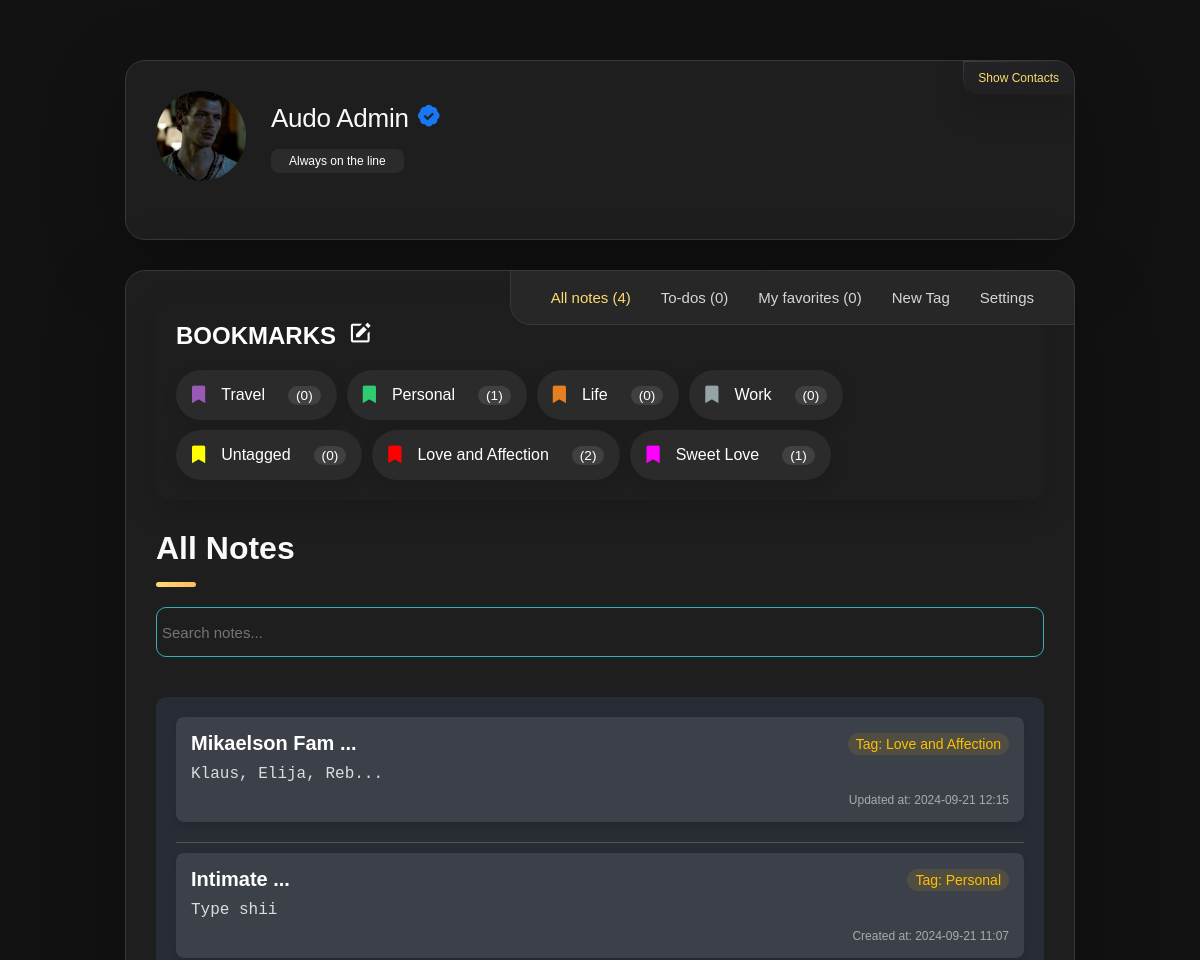
Before: /user_home (signed in, upper part) with the older database file.
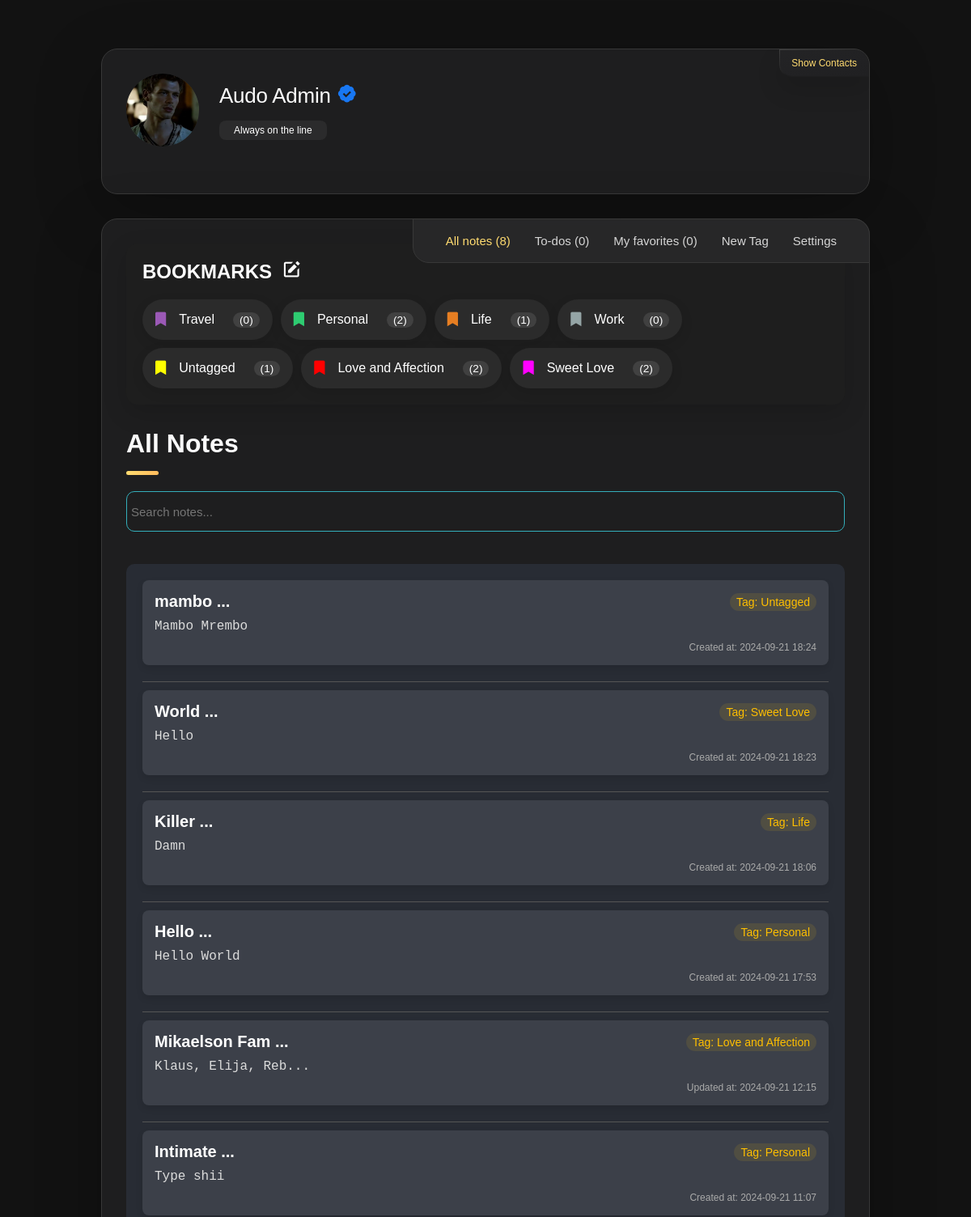
After: the same page with the newer database file.
### website/models.py (models this page shows, shortened)
class NoteTag(db.Model):
    id = db.Column(db.Integer, primary_key=True)
    name = db.Column(db.String(100), nullable=False)
    color = db.Column(db.String(7), nullable=False, default="#000000")
    user_id = db.Column(db.Integer, db.ForeignKey("user.id"), nullable=False)
    created_at = db.Column(db.DateTime, default=datetime.utcnow)
    user = db.relationship("User", back_populates="note_tags")
    notes = db.relationship("Note", back_populates="tag", cascade="all, delete-orphan")

class Note(db.Model):
    id = db.Column(db.Integer, primary_key=True)
    title = db.Column(db.String(255), nullable=False)
    content = db.Column(db.Text, nullable=False)
    tag_id = db.Column(db.Integer, db.ForeignKey("note_tag.id"), nullable=False)
    user_id = db.Column(db.Integer, db.ForeignKey("user.id"), nullable=False)
    created_at = db.Column(db.DateTime, default=datetime.utcnow)
    updated_at = db.Column(db.DateTime, onupdate=datetime.utcnow)
    is_favorite = db.Column(db.Boolean, default=False)
    user = db.relationship("User", back_populates="notes")
    tag = db.relationship("NoteTag", back_populates="notes")

### website/views.py (the view)
@views.route("/user_home")
@login_required
def user_home():
    tags = NoteTag.query.filter_by(user_id=current_user.id).all()
    tags_with_counts = [
        {
            "id": tag.id,
            "name": tag.name,
            "color": tag.color,
            "note_count": Note.query.filter_by(
                tag_id=tag.id, user_id=current_user.id
            ).count(),
        }
        for tag in tags
    ]
    notes = Note.query.filter_by(user_id=current_user.id).order_by(
        Note.created_at.desc(),
        Note.updated_at.desc()
    ).all()
    return render_template("user_home.html", tags=tags_with_counts, notes=notes)

### website/templates/user_home.html (shortened to what the changed rows need)
<!DOCTYPE html>
<html lang="en">
  <head>
    <link
      rel="stylesheet"
      href="https://cdnjs.cloudflare.com/ajax/libs/font-awesome/5.15.4/css/all.min.css"
    />
    <link
      rel="stylesheet"
      href="{{ url_for('static', filename='css/user_home.css') }}"
    />
    <link
      href="https://unpkg.com/boxicons@2.1.4/css/boxicons.min.css"
      rel="stylesheet"
    />
  </head>
  <body>
    <main>
      <aside class="sidebar" data-sidebar>
        <div class="sidebar-info">
          <div class="info-content">
            <h1 class="name" title="{{ current_user.full_name }}">
              {{ current_user.full_name }} {% if current_user.email_verified %}
              <i class="bx bxs-badge-check" style="color: #1877f2"></i>
              {% endif %}
            </h1>
          </div>
        </div>
      </aside>
      <div class="main-content">
        <nav class="navbar">
          <ul class="navbar-list">
            <li class="navbar-item">
              <a href="/user_home" class="navbar-link active">
                <p>
                  All notes
                  <span
                    style="--background-: {{ current_user.generated_color }}"
                  >
                    ({{ current_user.notes|length }})
                  </span>
                </p>
              </a>
            </li>
          </ul>
        </nav>
        <article class="about active" id="about">
          <section class="testimonials">
            <div class="tags">
              <div class="tags-wrapper">
                {% for tag in tags %}
                <a href="{{ url_for('views.tag_notes', tag_id=tag.id) }}" class="tag" data-tag-id="{{ tag.id }}">
                  <i class="fas fa-bookmark" style="--bookmark-: {{ tag.color }}"></i>
                  <span class="tag-name">{{ tag.name }}</span>
                  <span class="note-count">({{ tag.note_count }})</span>
                </a>
                {% endfor %}
              </div>
            </div>
          </section>
          <header>
            <h2 class="h2 article-title">All Notes</h2>
          </header>
          <section class="service">
            <div class="notes-list">
              <ul id="notesList" data-color="{{current_user.generated_color}}">
                {% if notes %} {% for note in notes %}
                <li
                  data-note-id="{{ note.id }}"
                  data-tag-color="{{ note.tag.color }}"
                  class="note-item"
                  style="--background-: {{ current_user.generated_color }}"
                >
                  <div class="note-header">
                    <h3>{{ note.title.split('\n')[0][:13] }} ...</h3>
                    <span class="note-tag"
                      >Tag: {{ note.tag.name.split('\n')[0][:20] }}</span
                    >
                  </div>
                  <pre class="note-content">
{{ note.content | striptags  | truncate(20, True, '...')}}</pre
                  >
                  <p class="note-time">
                    {% if note.updated_at %} Updated at: {{
                    note.updated_at.strftime('%Y-%m-%d %H:%M') }} {% else %}
                    Created at: {{ note.created_at.strftime('%Y-%m-%d %H:%M') }}
                    {% endif %}
                  </p>
                </li>
                <hr />
                {% endfor %} {% else %}
                <p class="no-notes">No Available Notes</p>
                {% endif %}
              </ul>
            </div>
          </section>
        </article>
      </div>
    </main>
  </body>
</html>

Changed rows visible on the page:
computed for NoteTag "Personal": note_count "1" → "2"
computed for NoteTag "Life": note_count "0" → "1"
computed for NoteTag "Untagged": note_count "0" → "1"
computed for NoteTag "Sweet Love": note_count "1" → "2"
added Note: title "mambo", tag.name "Untagged", content "Mambo Mrembo", created_at "2024-09-21 18:24"
added Note: title "World", tag.name "Sweet Love", content "Hello", created_at "2024-09-21 18:23"
added Note: title "Killer", tag.name "Life", content "Damn", created_at "2024-09-21 18:06"
added Note: title "Hello", tag.name "Personal", content "Hello World", created_at "2024-09-21 17:53"
Other visible differences:
{{ current_user.notes|length }}: "4" → "8"
